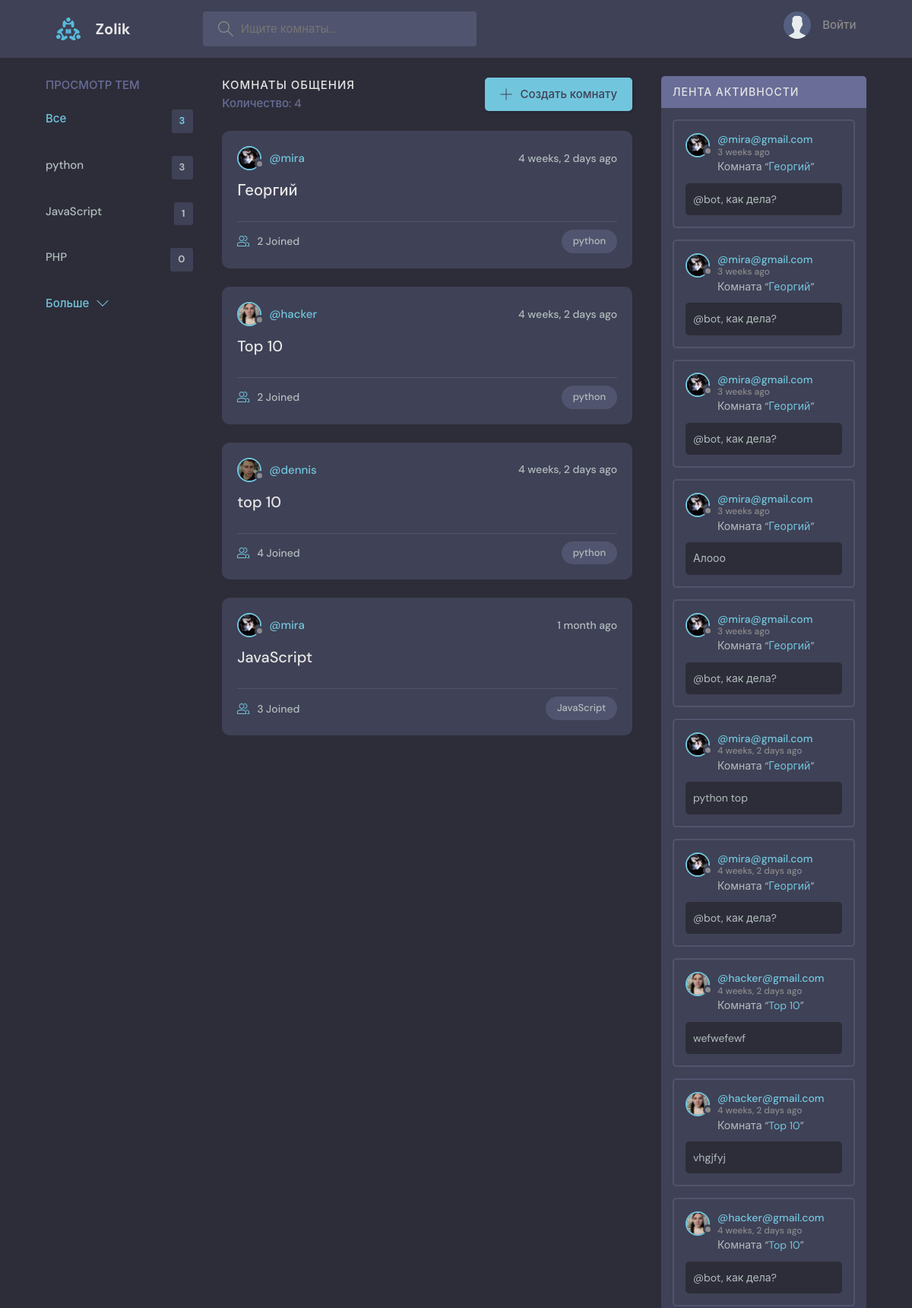
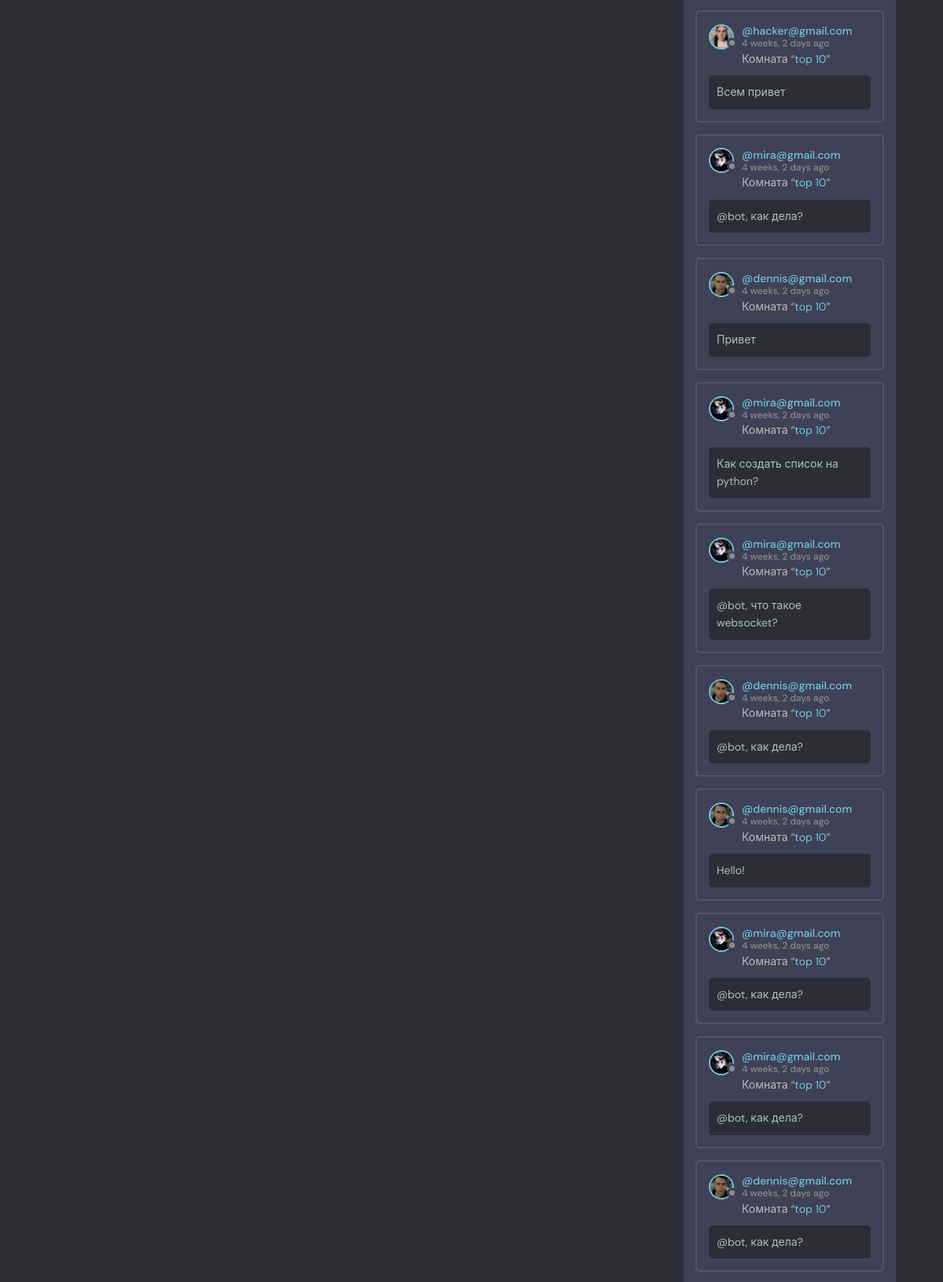
The page / (upper part) on the database its author committed (2 pictures, top to bottom).
### base/models.py (models this page shows, shortened)
class Topic(models.Model):
    name = models.CharField(max_length=200)

class Room(models.Model):
    host = models.ForeignKey(User, on_delete=models.SET_NULL, null=True)
    topic = models.ForeignKey(Topic, on_delete=models.SET_NULL, null=True)
    name = models.CharField(max_length=200)
    description = models.TextField(null=True, blank=True)
    participants = models.ManyToManyField(User, related_name='participants', blank=True)
    updated = models.DateTimeField(auto_now=True)
    created = models.DateTimeField(auto_now_add=True)
    class Meta:
        ordering = ['-updated', '-created']
    def __str__(self):
        return self.name

class User(AbstractUser):
    name = models.CharField(max_length=200, null=True)
    email = models.EmailField(unique=True, null=True)
    bio = models.TextField(null=True)
    avatar = models.ImageField(null=True, default="avatar.svg")
    USERNAME_FIELD = 'email'
    REQUIRED_FIELDS = []

class Message(models.Model):
    user = models.ForeignKey(User, on_delete=models.CASCADE)
    room = models.ForeignKey(Room, on_delete=models.CASCADE)
    body = models.TextField()
    updated = models.DateTimeField(auto_now=True)
    created = models.DateTimeField(auto_now_add=True)
    class Meta:
        ordering = ['-updated', '-created']

### base/views.py (the view)
# urls.py: path('', views.home, name="home"),
def home(request):
    q = request.GET.get('q') if request.GET.get('q') != None else ''
    rooms = Room.objects.filter(
        Q(topic__name__icontains=q) |
        Q(name__icontains=q) |
        Q(description__icontains=q)
        )
    topics = Topic.objects.all()
    room_count = rooms.count()
    room_messages = Message.objects.filter(Q(room__topic__name__icontains=q)).exclude(user__username='bot')
    context = {'rooms': rooms, 'topics': topics, 'room_count': room_count, 'room_messages': room_messages}
    return render(request, 'base/home.html', context)

### base/templates/base/home.html (shortened to what this page needs)
{% extends "main.html" %}
{% block content %}
<main class="layout layout--3">
  <div class="container">
    {% include "base/topics_component.html" %}
    <div class="roomList">
      <div class="roomList__header">
        <div>
          <h2>Комнаты общения</h2>
          <p>Количество: {{room_count}}</p>
        </div>
        <a class="btn btn--main" href="{% url 'create-room' %}">
          <svg version="1.1" xmlns="http://www.w3.org/2000/svg" width="32" height="32" viewBox="0 0 32 32">
            <title>add</title>
            <path
              d="M16.943 0.943h-1.885v14.115h-14.115v1.885h14.115v14.115h1.885v-14.115h14.115v-1.885h-14.115v-14.115z"
            ></path>
          </svg>
          Создать комнату
        </a>
      </div>
      {% include 'base/feed_component.html' %}
    </div>
    {% include "base/activity_component.html" %}
  </div>
</main>
{% endblock  %}

### base/templates/base/topics_component.html
<div class="topics">
    <div class="topics__header">
      <h2>Просмотр тем</h2>
    </div>
    <ul class="topics__list">
      <li>
        <a href="{% url 'home' %}" class="active">Все <span>{{topics.count}}</span></a>
      </li>
      {% for topic in topics %}
      <li>
        <a href="{% url 'home' %}?q={{topic.name}}">{{topic.name}} <span>{{topic.room_set.all.count}}</span></a>
      </li>
      {% endfor %}
    </ul>
    <a class="btn btn--link" href="topics.html">
      Больше
      <svg version="1.1" xmlns="http://www.w3.org/2000/svg" width="32" height="32" viewBox="0 0 32 32">
        <title>chevron-down</title>
        <path d="M16 21l-13-13h-3l16 16 16-16h-3l-13 13z"></path>
      </svg>
    </a>
</div>

### base/templates/base/feed_component.html (shortened to what this page needs)
{% for room in rooms %}
<div class="roomListRoom">
    <div class="roomListRoom__header">
      <a href="{% url 'user-profile' room.host.id %}" class="roomListRoom__author">
        <div class="avatar avatar--small">
          <img src="{{room.host.avatar.url}}" />
        </div>
        <span>@{{room.host.username}}</span>
      </a>
      <div class="roomListRoom__actions">
        <span>{{room.created|timesince}} ago</span>
      </div>
    </div>
    <div class="roomListRoom__content">
      <a href="{% url 'room' room.id %}">{{room.name}}</a>
    </div>
    <div class="roomListRoom__meta">
      <a href="{% url 'room' room.id %}" class="roomListRoom__joined">
        {{room.participants.all.count}} Joined
      </a>
      <p class="roomListRoom__topic">{{room.topic.name}}</p>
    </div>
</div>
{% endfor %}

### base/templates/base/activity_component.html (shortened to what this page needs)
<div class="activities">
    <div class="activities__header">
        <h2>Лента активности</h2>
    </div>
    {% for message in room_messages %}
    <div class="activities__box">
        <div class="activities__boxHeader roomListRoom__header">
            <a href="{% url "user-profile" message.user.id %}" class="roomListRoom__author">
                <div class="avatar avatar--small">
                    <img src="{{message.user.avatar.url}}" />
                </div>
                <p>
                    @{{message.user}}
                    <span>{{message.created|timesince}} ago</span>
                </p>
            </a>
        </div>
        <div class="activities__boxContent">
            <p>Комната “<a href="{% url 'room' message.room.id %}">{{message.room}}</a>”</p>
            <div class="activities__boxRoomContent">
                {{message.body}}
            </div>
        </div>
    </div>
    {% endfor %}
</div>

### rows shown on the page
Topic: name "python", room_set.all.count "3"
Topic: name "JavaScript", room_set.all.count "1"
Topic: name "PHP", room_set.all.count "0"
Room: host.avatar (picture), host.username "mira", created "4 weeks, 2 days", name "Георгий", participants.all.count "2", topic.name "python"
Room: host.avatar (picture), host.username "hacker", created "4 weeks, 2 days", name "Top 10", participants.all.count "2", topic.name "python"
Room: host.avatar (picture), host.username "dennis", created "4 weeks, 2 days", name "top 10", participants.all.count "4", topic.name "python"
Room: host.avatar (picture), host.username "mira", created "1 month", name "JavaScript", participants.all.count "3", topic.name "JavaScript"
Message: user.avatar (picture), user "mira@gmail.com", created "3 weeks", room "Георгий", body "@bot, как дела?"
Message: user.avatar (picture), user "mira@gmail.com", created "3 weeks", room "Георгий", body "@bot, как дела?"
Message: user.avatar (picture), user "mira@gmail.com", created "3 weeks", room "Георгий", body "@bot, как дела?"
Message: user.avatar (picture), user "mira@gmail.com", created "3 weeks", room "Георгий", body "Алооо"
Message: user.avatar (picture), user "mira@gmail.com", created "3 weeks", room "Георгий", body "@bot, как дела?"
Message: user.avatar (picture), user "mira@gmail.com", created "4 weeks, 2 days", room "Георгий", body "python top"
Message: user.avatar (picture), user "mira@gmail.com", created "4 weeks, 2 days", room "Георгий", body "@bot, как дела?"
Message: user.avatar (picture), user "hacker@gmail.com", created "4 weeks, 2 days", room "Top 10", body "wefwefewf"
Message: user.avatar (picture), user "hacker@gmail.com", created "4 weeks, 2 days", room "Top 10", body "vhgjfyj"
Message: user.avatar (picture), user "hacker@gmail.com", created "4 weeks, 2 days", room "Top 10", body "@bot, как дела?"
Message: user.avatar (picture), user "hacker@gmail.com", created "4 weeks, 2 days", room "top 10", body "Всем привет"
Message: user.avatar (picture), user "mira@gmail.com", created "4 weeks, 2 days", room "top 10", body "@bot, как дела?"
Message: user.avatar (picture), user "dennis@gmail.com", created "4 weeks, 2 days", room "top 10", body "Привет"
Message: user.avatar (picture), user "mira@gmail.com", created "4 weeks, 2 days", room "top 10", body "Как создать список на python?"
Message: user.avatar (picture), user "mira@gmail.com", created "4 weeks, 2 days", room "top 10", body "@bot, что такое websocket?"
Message: user.avatar (picture), user "dennis@gmail.com", created "4 weeks, 2 days", room "top 10", body "@bot, как дела?"
Message: user.avatar (picture), user "dennis@gmail.com", created "4 weeks, 2 days", room "top 10", body "Hello!"
Message: user.avatar (picture), user "mira@gmail.com", created "4 weeks, 2 days", room "top 10", body "@bot, как дела?"
Message: user.avatar (picture), user "mira@gmail.com", created "4 weeks, 2 days", room "top 10", body "@bot, как дела?"
Message: user.avatar (picture), user "dennis@gmail.com", created "4 weeks, 2 days", room "top 10", body "@bot, как дела?"

### other values the page prints
{{ topics.count }} "3"
{{ room_count }} "4"
